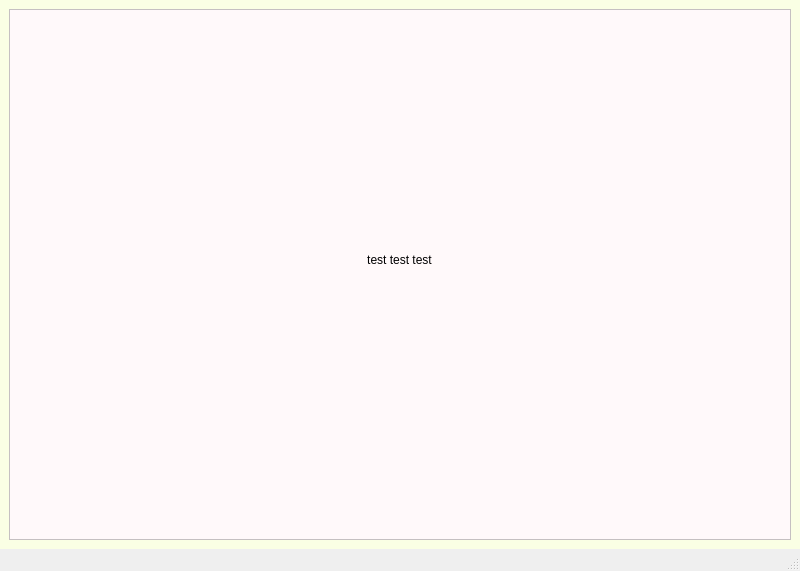
<?xml version="1.0" encoding="UTF-8"?>
<ui version="4.0">
 <class>MainWindow</class>
 <widget class="QMainWindow" name="MainWindow">
  <property name="geometry">
   <rect>
    <x>0</x>
    <y>0</y>
    <width>800</width>
    <height>571</height>
   </rect>
  </property>
  <property name="windowTitle">
   <string>MainWindow</string>
  </property>
  <widget class="QWidget" name="centralwidget">
   <property name="styleSheet">
    <string notr="true">background-color: rgb(250, 255, 228);</string>
   </property>
   <layout class="QVBoxLayout" name="verticalLayout">
    <item>
     <widget class="QFrame" name="frame">
      <property name="styleSheet">
       <string notr="true">background-color: rgb(255, 249, 250);</string>
      </property>
      <property name="frameShape">
       <enum>QFrame::StyledPanel</enum>
      </property>
      <property name="frameShadow">
       <enum>QFrame::Raised</enum>
      </property>
      <widget class="QLabel" name="label">
       <property name="geometry">
        <rect>
         <x>20</x>
         <y>30</y>
         <width>741</width>
         <height>441</height>
        </rect>
       </property>
       <property name="text">
        <string>test test test</string>
       </property>
       <property name="alignment">
        <set>Qt::AlignCenter</set>
       </property>
      </widget>
     </widget>
    </item>
   </layout>
  </widget>
  <widget class="QMenuBar" name="menubar">
   <property name="geometry">
    <rect>
     <x>0</x>
     <y>0</y>
     <width>800</width>
     <height>21</height>
    </rect>
   </property>
  </widget>
  <widget class="QStatusBar" name="statusbar"/>
 </widget>
 <resources/>
 <connections/>
</ui>
